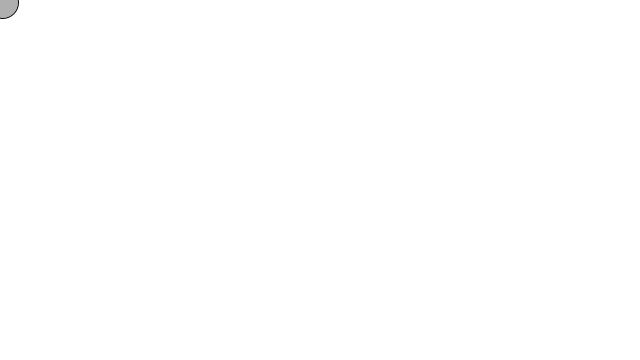
Frame 1 (no input)
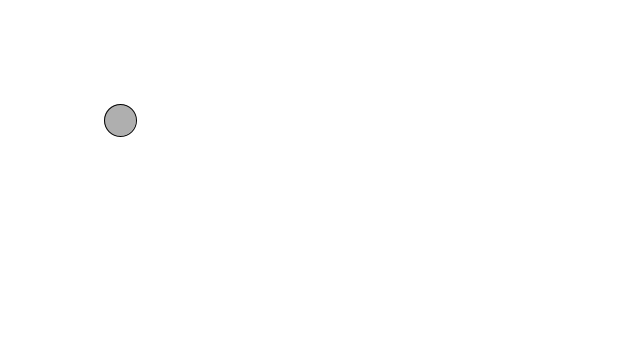
Frame 60 (the mouse pressed at the canvas centre just before this capture)
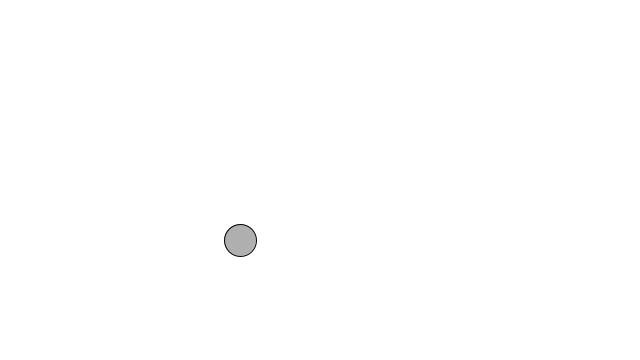
Frame 120 (the mouse held since frame 60 and released just before this capture)

The Processing sketch that drew these frames (run headless with seeded random() and noise(); from frame 60 on, the mouse is pressed at the canvas centre):

// Processing sketch: bouncingball
// ── bouncingball.pde
// Learning Processing
// Daniel Shiffman
// http://www.learningprocessing.com

int x = 0;
int y = 0;
int Xspeed = 2;
int Yspeed = 2;

void setup() {
  size(640,360);
}

void draw() {
  background(255);

  // Add the current speed to the x location.
  x = x + Xspeed;
  y = y + Yspeed;

  // Remember, || means "or."
  if ((x > width) || (x < 0)) {
    // If the object reaches either edge, multiply speed by -1 to turn it around.
    Xspeed = Xspeed * -1;
  }
  
  if ((y > height) || (y < 0)) {
    // If the object reaches either edge, multiply speed by -1 to turn it around.
    Yspeed = Yspeed * -1;
  }

  // Display circle at x location
  stroke(0);
  fill(175);
  ellipse(x, y, 32, 32);
}
